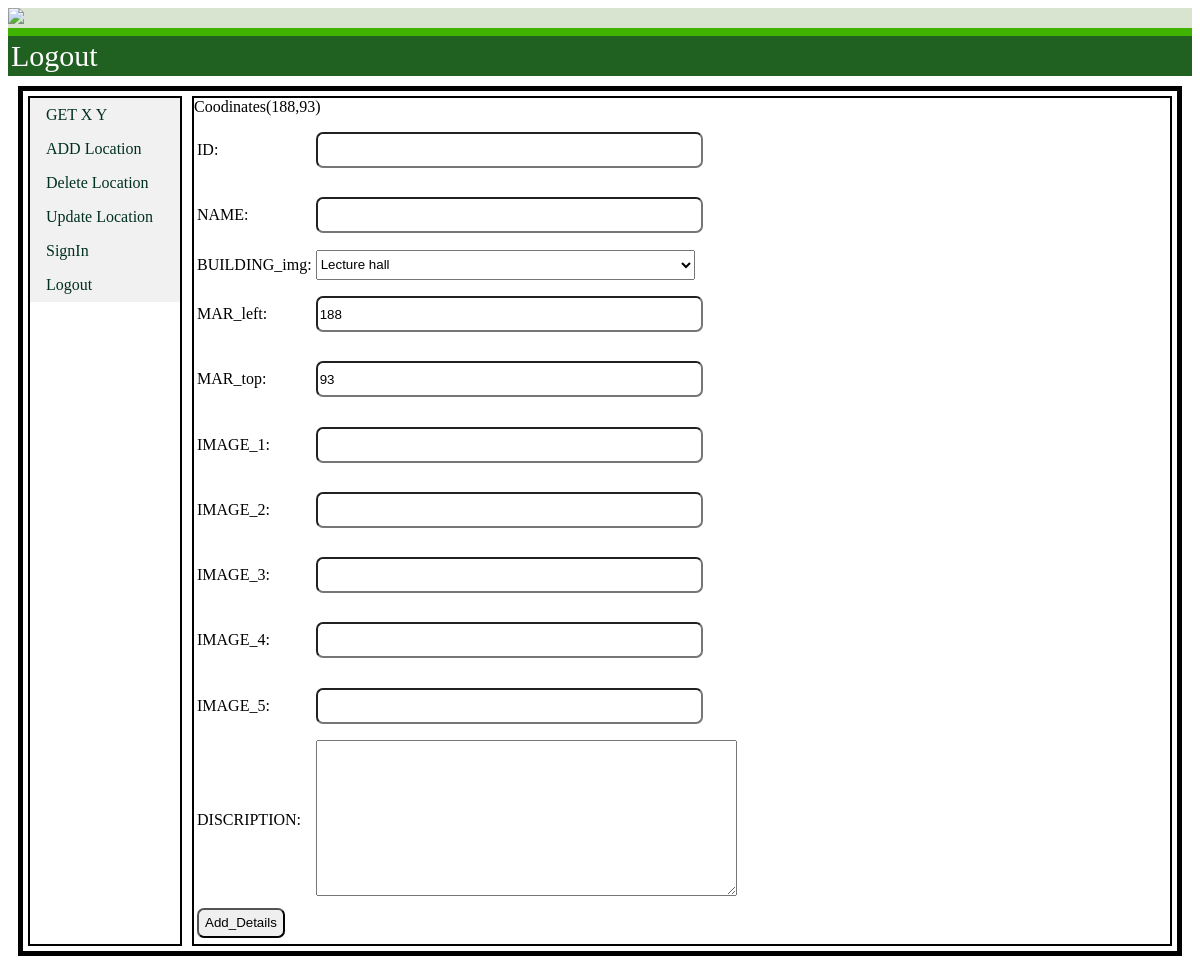
/dashboard.php?content=addplace.php, run on an earlier commit of the app's database.
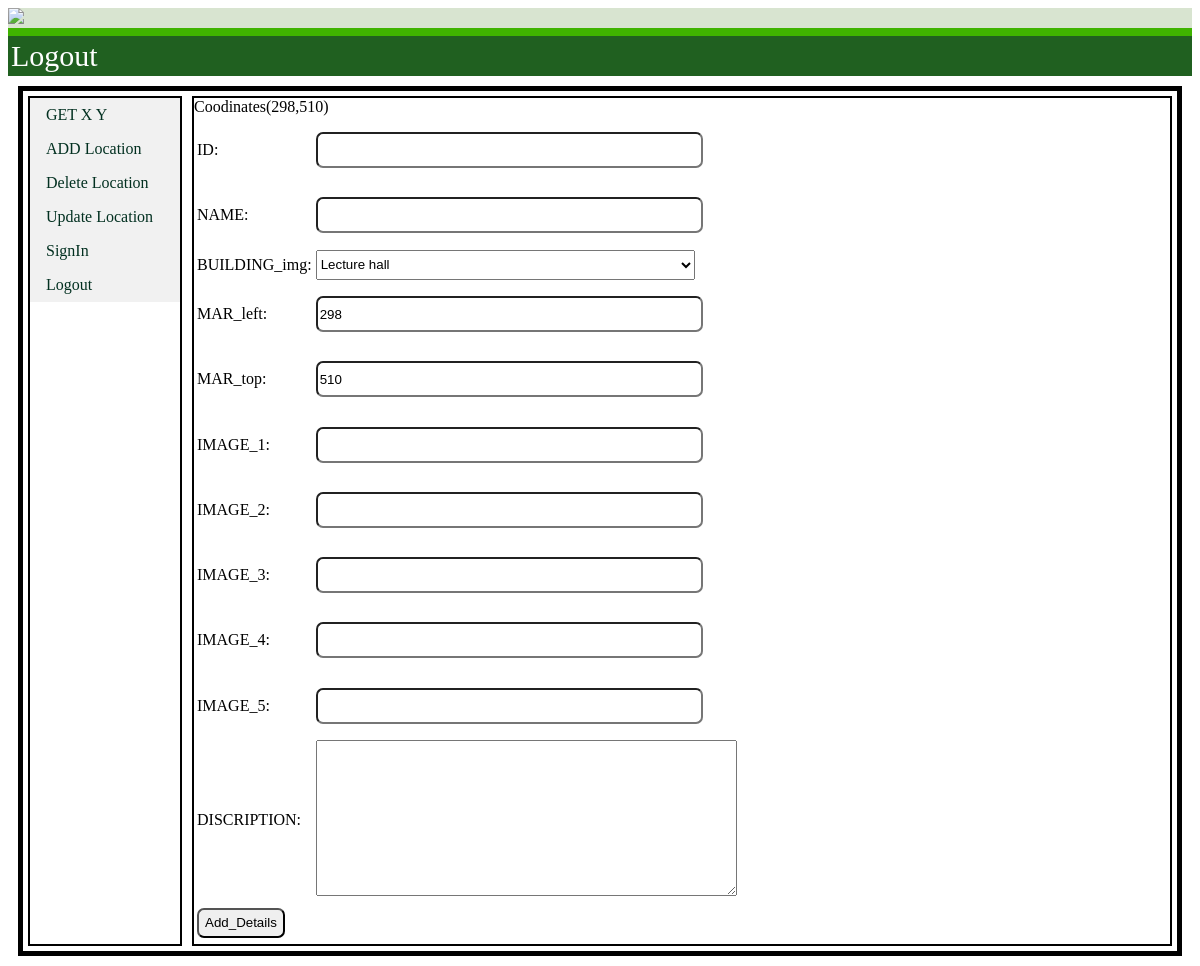
And on a later commit of the database.
### tables this page shows
CREATE TABLE `cor` (
  `x` int(11) NOT NULL,
  `y` int(11) NOT NULL
);

### addplace.php (the view, shortened to what this page needs)
<?php
require_once'connection/sqlconnect.php';
require_once'connection/function.php';
$query="SELECT * FROM cor";
$result=mysqli_query($connection,$query);
$row=mysqli_fetch_row($result);
$x = isset($row[0]) ? $row[0] : null;
$y = isset($row[1]) ? $row[1] : null;
echo "Coodinates($x,$y)";
?>
<!DOCTYPE html>
<html>
<head>
	<link rel="stylesheet" href="style/styles.css">
</head>
<body>
<div>
<form method="POST">
	<table>
		<tr>
			<td>ID: </td>
			<td><input type="number"  name="id" id="size"></td>
			<td id="length"><?php
				?></td>
		</tr>
		<tr>
			<td>NAME:</td>
			<td><input type="text"  name="heading" id="size"></td>
			<td id="length"><?php
				?></td>
		</tr>
		<tr>
			<td>BUILDING_img:</td>
			<td><select name="b_img" id="size">
				<?php
				$query="SELECT * FROM buildingicon";
				$result=mysqli_query($connection,$query);
				while($row=mysqli_fetch_row($result)){
					echo "<option value='$row[0]'>$row[1]</option>";
				}
				?>
				</select>
			</td>
			<td id="length"><?php
				?></td>
		</tr>
		<tr>
			<td>MAR_left:</td>
			<td><input type="text"  name="mar_l" id="size" value=<?php echo $x ?>></td>
			<td id="length"><?php
				?></td>
		</tr>
		<tr>
			<td>MAR_top:</td>
			<td><input type="text"  name="mar_t" id="size" value=<?php echo $y ?>></td>
			<td id="length"><?php
				?></td>
		</tr>
		<tr>
			<td>IMAGE_1:</td>
			<td><input type="text"  name="img_1" id="size"></td>
			<td id="length"><?php
				?></td>
		</tr>
		<tr>
			<td>IMAGE_2:</td>
			<td><input type="text"  name="img_2" id="size"></td>
			<td id="length"><?php
				?></td>
		</tr>
		<tr>
			<td>IMAGE_3:</td>
			<td><input type="text"  name="img_3" id="size"></td>
			<td id="length"><?php
				?></td>
		</tr>
		<tr>
			<td>IMAGE_4:</td>
			<td><input type="text"  name="img_4" id="size"></td>
			<td id="length"><?php
				?></td>
		</tr>
		<tr>
			<td>IMAGE_5:</td>
			<td><input type="text"  name="img_5" id="size"></td>
			<td id="length"><?php
				?></td>
		</tr>
		<tr>
			<td>DISCRIPTION:</td>
			<td>
				<textarea id="w3review" name="description" rows="10" cols="50"></textarea>
			</td>
			<td id="length"><?php
				?></td>
		</tr>
		<tr>
			<td><input type="submit" value="Add_Details" id="cent"></td>
		</tr>
	</table>
	</form>
</div>
</body>
</html>

### dashboard.php (shortened to what this page needs)
<!DOCTYPE html>
<html lang="en">
<head>
    <link rel="stylesheet" href="style/styles.css">
</head>
<body>
    <?php include "header/header.php"?>
    <?php include "header/navpanel2.php"?>
    <div class="maindiv">
        <div class="menu">
            <ul>
                <li><a href="?content=getXY.php">GET X Y</a></li>
                <li><a href="?content=addplace.php">ADD Location</a></li>
                <li><a href="?content=showtabledelete.php">Delete Location</a></li>
                <li><a href="?content=showtableupdate.php">Update Location</a></li>
                <li><a href="?content=signinpage.php">SignIn</a></li>
                <li><a href="?content=logoutpage.php">Logout</a></li>
            </ul>
        </div>
        <div class="content">
            <?php
                if(isset($_GET['content'])){
                    $contentPage=$_GET['content'];
                    if(file_exists($contentPage)){
                        include($contentPage);
                    }
                }else{
                    echo '<img src="resource/uovmap.jpg" width=100%>';
                }
            ?>
        </div>
    </div>
</body>
</html>

### header/header.php
<div style="background-color:rgba(203, 219, 192, 0.748);">
<img src="https://vau.ac.lk/wp-content/uploads/2021/07/cropped-UoV_Logo.png" width="30%">
</div>
<div style="background-color: rgb(63, 179, 0);height: 8px;">
</div>

### header/navpanel2.php
<div style="background-color: rgb(32, 96, 32);height: 40px;">
<table  style="font-size:30px ;
            color:white;
            font-family: Barlow medium;" cellpadding="1vw">
<tr>
    <td><a href="logoutpage.php">Logout</a></td>
</tr>
</table>
</div>

### connection/function.php (shortened to what this page needs)
<!DOCTYPE html>
<html lang="en">
<head>
	<link rel="stylesheet" href="style/styles.css">
</head>
<body>
</body>
</html>

### style/styles.css (style rules this page uses)
a { color:white; text-decoration: none; }

### dashboard.php (style rules this page uses)
.maindiv { display: flex; flex-direction:row; border:5px solid; margin: 10px; }
.menu { height:auto; width: 150px; border:2px solid; margin: 5px; }
.content { flex:1; height:80%; width: 90%; border:2px solid; margin: 5px; }
ul { list-style-type:none; margin:0; padding:0; width:; background-color:#f1f1f1; }
li a { display:block; color:#023020; padding:8px 16px; text-decoration:none; }

### addplace.php (style rules this page uses)
input { border-radius: 7px; margin-bottom: 3%; margin-top: 3%; }
#cent { height: 30px; }
#size { width: 90%; height: 30px; }
#length { position: fixed; width: 250px; height: 20px; margin-top: -4px }

What changed in the data, as far as the page shows it:
removed cor: x "188", y "93", mar_l "188", mar_t "93"
added cor: x "298", y "510", mar_l "298", mar_t "510"
